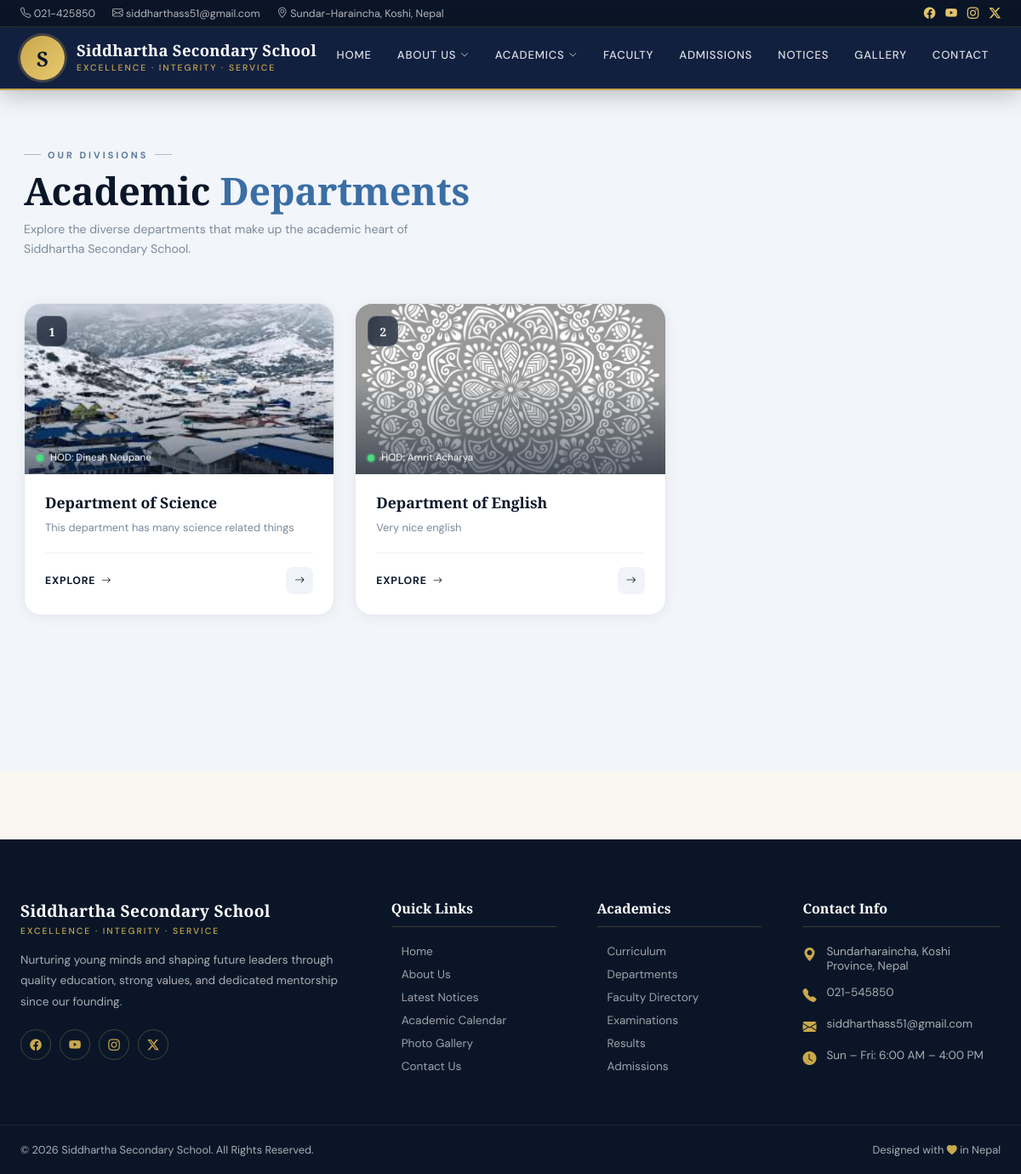
Screenshot of /departments/ with the database file from the repository.
### departments/models.py (models this page shows, shortened)
class Department(models.Model):
    name=models.CharField(max_length=100)
    slug=models.SlugField(unique=True)
    description=models.TextField()
    hod_name=models.CharField(max_length=100, verbose_name="Head of Department")
    contact_email=models.EmailField()
    cover_image = models.ImageField(upload_to='departments/')

### departments/views.py (the view)
# urls.py: path('', views.department_list, name='dept_list'),
def department_list(request):
    depts= Department.objects.all()
    return render(request,'departments/list.html',{'departments':depts})

### departments/templates/departments/list.html (shortened to what this page needs)
{% extends 'core/base.html' %}
{% load static %}
{% block content %}
<div class="dept-page">
<div class="dept-wrap">
    <div class="dept-heading">
        <div class="d-label">Our Divisions</div>
        <h1>Academic <span>Departments</span></h1>
        <p>Explore the diverse departments that make up the academic heart of Siddhartha Secondary School.</p>
    </div>
    <div class="dept-grid">
        {% for dept in departments %}
        <div class="dept-card">
            <div class="dept-cover">
                {% if dept.cover_image %}
                    <img src="{{ dept.cover_image.url }}" alt="{{ dept.name }}" loading="lazy">
                {% else %}
                    <div class="dept-no-cover">
                        <i class="bi bi-mortarboard"></i>
                    </div>
                {% endif %}
                <div class="dept-cover-overlay"></div>
                <div class="dept-num">{{ forloop.counter }}</div>
                <div class="dept-hod-overlay">
                    <div class="dept-hod-dot"></div>
                    <span class="dept-hod-name">HOD: {{ dept.hod_name }}</span>
                </div>
            </div>
            <div class="dept-body">
                <h2 class="dept-name">{{ dept.name }}</h2>
                <p class="dept-desc">{{ dept.description|truncatewords:18 }}</p>
                <div class="dept-footer">
                    <a href="{% url 'dept_detail' dept.slug %}" class="dept-explore">
                        Explore <i class="bi bi-arrow-right"></i>
                    </a>
                    <a href="{% url 'dept_detail' dept.slug %}" class="dept-arrow">
                        <i class="bi bi-arrow-right"></i>
                    </a>
                </div>
            </div>
        </div>
        {% empty %}
        <div class="dept-empty">
            <i class="bi bi-diagram-3"></i>
            <h3>No Departments Added Yet</h3>
            <p>Department information will appear here once added to the system.</p>
        </div>
        {% endfor %}
    </div>
</div>
</div>
{% endblock %}

### core/templates/core/base.html (style rules this page uses)
:root { --navy: #0a1628; --navy-2: #122040; --gold: #c9a84c; --gold-lt: #e8c96e; --cream: #faf7f0; --text: #1e2a3a; --muted: #6b7a8d; --white: #ffffff; --border: rgba(201,168,76,0.25); --shadow: 0 8px 40px rgba(10,22,40,0.12); }
*, *::before, *::after { box-sizing: border-box; margin: 0; padding: 0; }
html { scroll-behavior: smooth; }
body { font-family: 'DM Sans', sans-serif; background: var(--cream); color: var(--text); overflow-x: hidden; }

### departments/templates/departments/list.html (style rules this page uses)
.dept-page { background: #f2f5f9; min-height: 100vh; padding: 60px 0 80px; }
.dept-wrap { max-width: 1260px; margin: 0 auto; padding: 0 28px; }
.dept-heading { margin-bottom: 52px; }
.d-label { display: inline-flex; align-items: center; gap: 8px; font-size: 0.68rem; text-transform: uppercase; letter-spacing: 3px; color: #5a7a9a; font-family: 'DM Sans', sans-serif; font-weight: 700; margin-bottom: 10px; }
.d-label::before, .d-label::after { content: ''; display: block; width: 20px; height: 1px; background: #b0bac8; }
.dept-heading h1 { font-family: 'Playfair Display', serif; font-size: clamp(1.9rem, 4vw, 2.8rem); font-weight: 900; color: #0a1628; line-height: 1.1; margin: 0 0 10px; letter-spacing: -0.3px; }
.dept-heading h1 span { color: #3b6ea5; }
.dept-heading p { font-size: 0.88rem; color: #7a8a9e; font-family: 'DM Sans', sans-serif; max-width: 460px; line-height: 1.65; margin: 0; }
.dept-grid { display: grid; grid-template-columns: repeat(auto-fill, minmax(340px, 1fr)); gap: 24px; }
.dept-card { background: #fff; border-radius: 20px; overflow: hidden; border: 1px solid #e4eaf2; box-shadow: 0 2px 16px rgba(10,22,40,0.06); transition: transform 0.3s ease, box-shadow 0.3s ease; text-decoration: none; display: flex; flex-direction: column; opacity: 0; transform: translateY(18px); animation: dcIn 0.5s ease forwards; }
.dept-card:nth-child(1) { animation-delay: 0.05s; }
.dept-card:nth-child(2) { animation-delay: 0.10s; }
.dept-cover { position: relative; height: 200px; overflow: hidden; background: #dde4ee; }
.dept-cover img { width: 100%; height: 100%; object-fit: cover; display: block; transition: transform 0.5s ease; }
.dept-cover-overlay { position: absolute; inset: 0; background: linear-gradient(to top, rgba(10,22,40,0.6) 0%, transparent 55%); }
.dept-num { position: absolute; top: 14px; left: 14px; width: 36px; height: 36px; border-radius: 10px; background: rgba(10,22,40,0.7); border: 1px solid rgba(255,255,255,0.15); backdrop-filter: blur(6px); display: flex; align-items: center; justify-content: center; font-family: 'Playfair Display', serif; font-size: 0.85rem; font-weight: 700; color: #fff; }
.dept-hod-overlay { position: absolute; bottom: 12px; left: 14px; right: 14px; display: flex; align-items: center; gap: 8px; }
.dept-hod-dot { width: 8px; height: 8px; border-radius: 50%; background: #4ade80; flex-shrink: 0; box-shadow: 0 0 0 2px rgba(74,222,128,0.3); }
.dept-hod-name { font-family: 'DM Sans', sans-serif; font-size: 0.72rem; color: rgba(255,255,255,0.85); font-weight: 500; white-space: nowrap; overflow: hidden; text-overflow: ellipsis; }
.dept-body { padding: 22px 24px 24px; flex: 1; display: flex; flex-direction: column; }
.dept-name { font-family: 'Playfair Display', serif; font-size: 1.1rem; font-weight: 700; color: #0a1628; margin: 0 0 8px; line-height: 1.3; }
.dept-desc { font-family: 'DM Sans', sans-serif; font-size: 0.8rem; color: #7a8a9e; line-height: 1.6; margin: 0; flex: 1; }
.dept-footer { display: flex; align-items: center; justify-content: space-between; margin-top: 18px; padding-top: 16px; border-top: 1px solid #eef2f8; }
.dept-explore { display: inline-flex; align-items: center; gap: 7px; font-family: 'DM Sans', sans-serif; font-size: 0.77rem; font-weight: 700; text-transform: uppercase; letter-spacing: 0.8px; color: #0a1628; text-decoration: none; transition: gap 0.2s; }
.dept-explore i { font-size: 0.7rem; }
.dept-arrow { width: 32px; height: 32px; border-radius: 8px; background: #f0f4f9; color: #0a1628; display: flex; align-items: center; justify-content: center; font-size: 0.75rem; transition: all 0.2s; }

### rows the page displays
Department: cover_image (picture), hod_name "Dinesh Neupane", name "Department of Science", description "This department has many science related things"
Department: cover_image (picture), hod_name "Amrit Acharya", name "Department of English", description "Very nice english"
